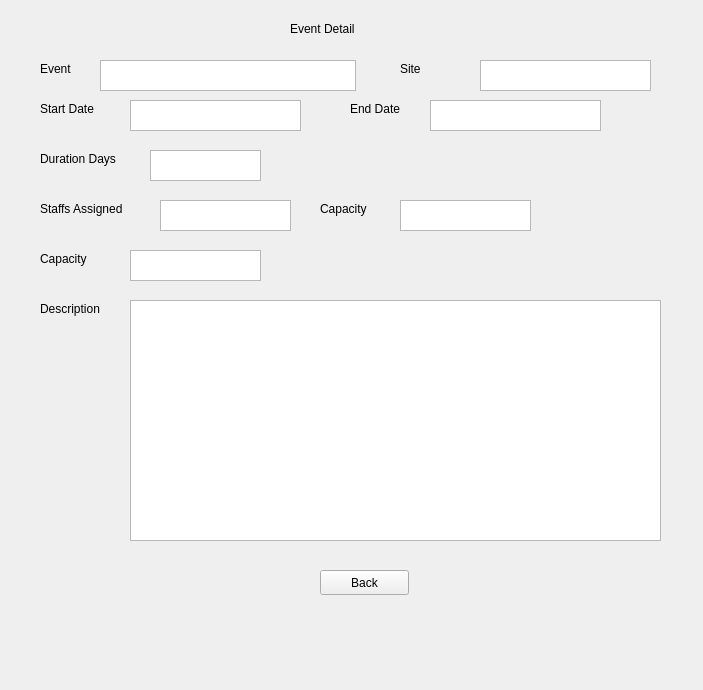
<?xml version="1.0" encoding="UTF-8"?>
<ui version="4.0">
 <class>Form</class>
 <widget class="QWidget" name="Form">
  <property name="geometry">
   <rect>
    <x>0</x>
    <y>0</y>
    <width>703</width>
    <height>690</height>
   </rect>
  </property>
  <property name="windowTitle">
   <string>Form</string>
  </property>
  <widget class="QLabel" name="label">
   <property name="geometry">
    <rect>
     <x>290</x>
     <y>20</y>
     <width>181</width>
     <height>17</height>
    </rect>
   </property>
   <property name="text">
    <string>Event Detail</string>
   </property>
  </widget>
  <widget class="QLabel" name="label_2">
   <property name="geometry">
    <rect>
     <x>40</x>
     <y>60</y>
     <width>67</width>
     <height>17</height>
    </rect>
   </property>
   <property name="text">
    <string>Event</string>
   </property>
  </widget>
  <widget class="QTextBrowser" name="textBrowser">
   <property name="geometry">
    <rect>
     <x>100</x>
     <y>60</y>
     <width>256</width>
     <height>31</height>
    </rect>
   </property>
  </widget>
  <widget class="QLabel" name="label_3">
   <property name="geometry">
    <rect>
     <x>400</x>
     <y>60</y>
     <width>67</width>
     <height>17</height>
    </rect>
   </property>
   <property name="text">
    <string>Site</string>
   </property>
  </widget>
  <widget class="QTextBrowser" name="textBrowser_2">
   <property name="geometry">
    <rect>
     <x>480</x>
     <y>60</y>
     <width>171</width>
     <height>31</height>
    </rect>
   </property>
  </widget>
  <widget class="QLabel" name="label_4">
   <property name="geometry">
    <rect>
     <x>40</x>
     <y>100</y>
     <width>81</width>
     <height>17</height>
    </rect>
   </property>
   <property name="text">
    <string>Start Date</string>
   </property>
  </widget>
  <widget class="QTextBrowser" name="textBrowser_3">
   <property name="geometry">
    <rect>
     <x>130</x>
     <y>100</y>
     <width>171</width>
     <height>31</height>
    </rect>
   </property>
  </widget>
  <widget class="QLabel" name="label_5">
   <property name="geometry">
    <rect>
     <x>350</x>
     <y>100</y>
     <width>81</width>
     <height>17</height>
    </rect>
   </property>
   <property name="text">
    <string>End Date</string>
   </property>
  </widget>
  <widget class="QTextBrowser" name="textBrowser_4">
   <property name="geometry">
    <rect>
     <x>430</x>
     <y>100</y>
     <width>171</width>
     <height>31</height>
    </rect>
   </property>
  </widget>
  <widget class="QLabel" name="label_6">
   <property name="geometry">
    <rect>
     <x>40</x>
     <y>150</y>
     <width>101</width>
     <height>17</height>
    </rect>
   </property>
   <property name="text">
    <string>Duration Days</string>
   </property>
  </widget>
  <widget class="QTextBrowser" name="textBrowser_5">
   <property name="geometry">
    <rect>
     <x>150</x>
     <y>150</y>
     <width>111</width>
     <height>31</height>
    </rect>
   </property>
  </widget>
  <widget class="QLabel" name="label_7">
   <property name="geometry">
    <rect>
     <x>40</x>
     <y>200</y>
     <width>111</width>
     <height>17</height>
    </rect>
   </property>
   <property name="text">
    <string>Staffs Assigned</string>
   </property>
  </widget>
  <widget class="QTextBrowser" name="textBrowser_6">
   <property name="geometry">
    <rect>
     <x>160</x>
     <y>200</y>
     <width>131</width>
     <height>31</height>
    </rect>
   </property>
  </widget>
  <widget class="QTextBrowser" name="textBrowser_7">
   <property name="geometry">
    <rect>
     <x>400</x>
     <y>200</y>
     <width>131</width>
     <height>31</height>
    </rect>
   </property>
  </widget>
  <widget class="QLabel" name="label_8">
   <property name="geometry">
    <rect>
     <x>320</x>
     <y>200</y>
     <width>111</width>
     <height>17</height>
    </rect>
   </property>
   <property name="text">
    <string>Capacity</string>
   </property>
  </widget>
  <widget class="QTextBrowser" name="textBrowser_8">
   <property name="geometry">
    <rect>
     <x>130</x>
     <y>250</y>
     <width>131</width>
     <height>31</height>
    </rect>
   </property>
  </widget>
  <widget class="QLabel" name="label_9">
   <property name="geometry">
    <rect>
     <x>40</x>
     <y>250</y>
     <width>111</width>
     <height>17</height>
    </rect>
   </property>
   <property name="text">
    <string>Capacity</string>
   </property>
  </widget>
  <widget class="QLabel" name="label_10">
   <property name="geometry">
    <rect>
     <x>40</x>
     <y>300</y>
     <width>111</width>
     <height>17</height>
    </rect>
   </property>
   <property name="text">
    <string>Description</string>
   </property>
  </widget>
  <widget class="QTextBrowser" name="textBrowser_9">
   <property name="geometry">
    <rect>
     <x>130</x>
     <y>300</y>
     <width>531</width>
     <height>241</height>
    </rect>
   </property>
  </widget>
  <widget class="QPushButton" name="pushButton">
   <property name="geometry">
    <rect>
     <x>320</x>
     <y>570</y>
     <width>89</width>
     <height>25</height>
    </rect>
   </property>
   <property name="text">
    <string>Back</string>
   </property>
  </widget>
 </widget>
 <resources/>
 <connections/>
</ui>
